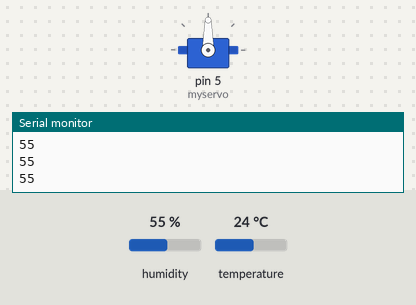
Simulated run of this sketch. Board: Arduino Uno, built with avr-gcc and run on an emulated ATmega328P. Parts: servo, the last lines printed to the serial monitor. The inputs (shaded band) are chosen by the test bench; at power-on: humidity 55 %, temperature 24 °C.

Above: at 2.8 s.
2.9 s: humidity set to 42 %
5.6 s: humidity set to 39 %
At 6.59 s:
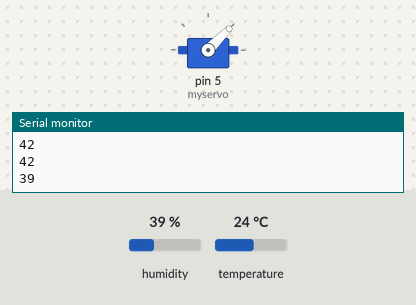
9.1 s: humidity set to 58 %
12.2 s: humidity set to 61 %
At 15.7 s:
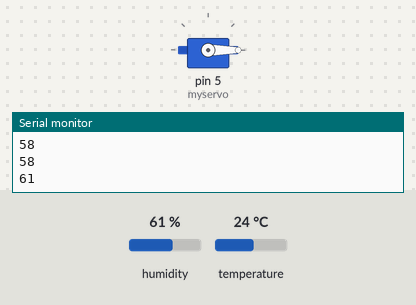
16.0 s: humidity set to 22 %
At 20.3 s:
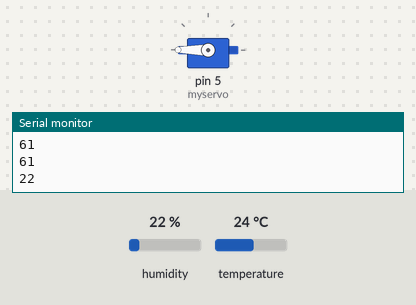
21.2 s: humidity set to 68 %
At 22.99 s:
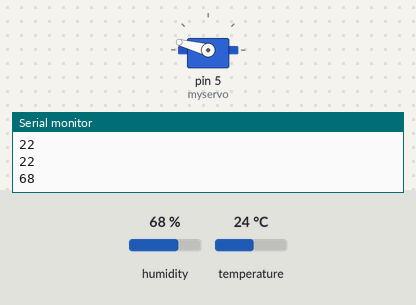
Timing chart, 0 to 26.2 s (numbered marks = the images above; inputs shaded):
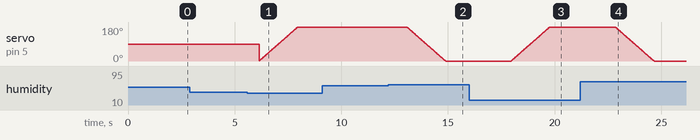

The sketch:

DHT11.ino
```cpp
#include <DHT.h> //온습도 센서 라이브러리 사용
#define DHTPIN 2 // 습도센서 Signal 선 연결
#define DHTTYPE DHT11
#include <SoftwareSerial.h> // 시리얼 통신
#include <Servo.h>
Servo myservo;

int relay=10; // 릴레이 단자
int Smoter=5;
int pos=0;
int Tx = 6; // 전송 핀
int Rx = 7; // 수신 핀

float hum;
float temp;
SoftwareSerial btSerial(Tx, Rx); // 설정한 핀으로 시리얼 통신 시작
DHT dht(DHTPIN, DHTTYPE);
void setup()
{
  Serial.begin(9600);
  btSerial.begin(9600); // 보드레이트 9600으로 통신
  dht.begin();
  myservo.attach(5);
}
void loop()
{
  int hum = dht.readHumidity();//온도값 읽기
  int temp= dht.readTemperature();//습도값 읽기
  char data[7] = {0,};
  Serial.println(hum);

  if(hum<=40){   // 습도 100에서 시작해서 40이 되면 건조해진 것이기 때문에 서보모터 on(가습기 on)
    while(pos<180){ pos++; myservo.write(pos); delay(10); }
  }
  else if(hum>=60){    // 습도 0에서 시작해서 60이 되면 습해진 것이기 때문에 서보모터 on(가습기 off)
    while(pos>0){ pos--; myservo.write(pos); delay(10); }
  }
  //
  delay(1000);

  btSerial.print(hum);
  btSerial.print(",");
  btSerial.print(temp);

  btSerial.println();
  delay(1);
}
```

Measured:
- the behaviour switches between 41 and 40 % on humidity (found by bisection; images 0 and 1)
- the behaviour switches between 59 and 60 % on humidity (found by bisection; images 1 and 2)
- after the input at 12.2 s, servo on pin 5 (myservo): moves from 180° to 0° over 1.8 s, starting after 0.87 s
- after the input at 16.0 s, servo on pin 5 (myservo): moves from 0° to 180° over 1.8 s, starting after 2.0 s
- after the input at 21.2 s, servo on pin 5 (myservo): moves from 180° to 0° over 1.8 s, starting after 1.6 s
